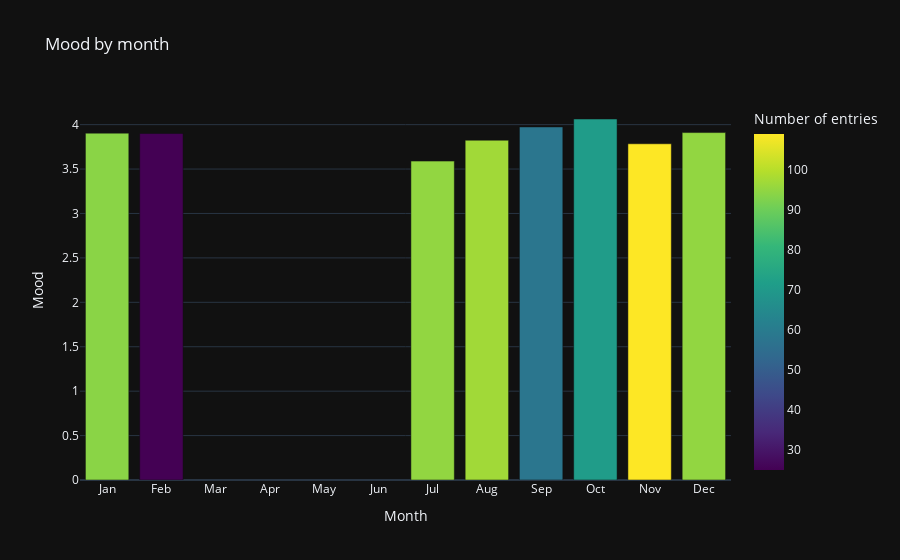

Write notebook code for a chart like this one.
### Code cell
df.by_time_bar_plot('month')

### Figure 1 — Plotly figure (JSON) as saved in the notebook; plotly's stock layout.template omitted (floating-point values rounded to 4 significant figures)
{"data": [{"alignmentgroup": "True", "hovertemplate": "Month=%{x}<br>Mood=%{y}<br>Number of entries=%{marker.color}<extra></extra>", "legendgroup": "", "marker": {"color": [25, 94, 95, 109, 71, 58, 97, 95], "coloraxis": "coloraxis", "pattern": {"shape": ""}}, "name": "", "offsetgroup": "", "orientation": "v", "showlegend": false, "textposition": "auto", "type": "bar", "x": [2, 1, 12, 11, 10, 9, 8, 7], "xaxis": "x", "y": [3.9, 3.904, 3.911, 3.784, 4.063, 3.974, 3.825, 3.589], "yaxis": "y"}], "layout": {"barmode": "relative", "coloraxis": {"colorbar": {"title": {"text": "Number of entries"}}, "colorscale": [[0, "#440154"], [0.1111, "#482878"], [0.2222, "#3e4989"], [0.3333, "#31688e"], [0.4444, "#26828e"], [0.5556, "#1f9e89"], [0.6667, "#35b779"], [0.7778, "#6ece58"], [0.8889, "#b5de2b"], [1, "#fde725"]]}, "legend": {"tracegroupgap": 0}, "title": {"text": "Mood by month"}, "xaxis": {"anchor": "y", "domain": [0, 1], "dtick": 1, "tickmode": "array", "ticktext": ["Jan", "Feb", "Mar", "Apr", "May", "Jun", "Jul", "Aug", "Sep", "Oct", "Nov", "Dec"], "tickvals": [1, 2, 3, 4, 5, 6, 7, 8, 9, 10, 11, 12], "title": {"text": "Month"}}, "yaxis": {"anchor": "x", "domain": [0, 1], "title": {"text": "Mood"}}}}
